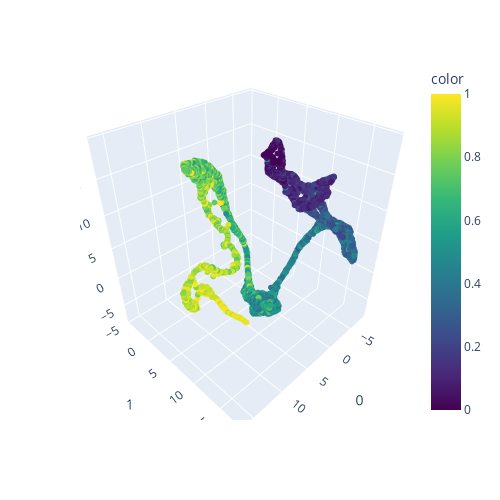

The code cell stored with this chart in its notebook:
### Code cell
import plotly   
importlib.reload(plotly)
# importlib.reload(nbformat)
import plotly.express as px
fig_3d = px.scatter_3d(
    emb_featuremap, 
    x=0, y=1, z=2,
    color=data_pseudotime, 
    # labels={'color': 'species'}
    color_continuous_scale='viridis',
    # color_discrete_sequence=[ 'orange', 'blue']
)
fig_3d.update_traces(marker_size=2) # Modify the point size
fig_3d.update_layout(
    autosize=False,
    width=500,
    height=500,
)
fig_3d.show()

# save the plot 
fig_3d.write_html("linear_3d_plot.html")

### Figure 1 — Plotly figure (JSON) as saved in the notebook; plotly's stock layout.template omitted (floating-point values rounded to 4 significant figures; data arrays with more than 128 entries replaced by an {"elided": "..."} marker saying what was removed)
{"data": [{"hovertemplate": "0=%{x}<br>1=%{y}<br>2=%{z}<br>color=%{marker.color}<extra></extra>", "legendgroup": "", "marker": {"color": {"elided": "5000 float values"}, "coloraxis": "coloraxis", "size": 2, "symbol": "circle"}, "mode": "markers", "name": "", "scene": "scene", "showlegend": false, "type": "scatter3d", "x": {"elided": "5000 float values"}, "y": {"elided": "5000 float values"}, "z": {"elided": "5000 float values"}}], "layout": {"autosize": false, "coloraxis": {"colorbar": {"title": {"text": "color"}}, "colorscale": [[0, "#440154"], [0.1111, "#482878"], [0.2222, "#3e4989"], [0.3333, "#31688e"], [0.4444, "#26828e"], [0.5556, "#1f9e89"], [0.6667, "#35b779"], [0.7778, "#6ece58"], [0.8889, "#b5de2b"], [1, "#fde725"]]}, "height": 500, "legend": {"tracegroupgap": 0}, "margin": {"t": 60}, "scene": {"domain": {"x": [0, 1], "y": [0, 1]}, "xaxis": {"title": {"text": "0"}}, "yaxis": {"title": {"text": "1"}}, "zaxis": {"title": {"text": "2"}}}, "width": 500}}
